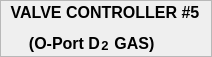
   <widget class="QFrame" name="frame_8" >
    <property name="geometry" >
     <rect>
      <x>270</x>
      <y>590</y>
      <width>212</width>
      <height>57</height>
     </rect>
    </property>
    <property name="sizePolicy" >
     <sizepolicy vsizetype="Preferred" hsizetype="Preferred" >
      <horstretch>0</horstretch>
      <verstretch>0</verstretch>
     </sizepolicy>
    </property>
    <property name="palette" >
     <palette>
      <active/>
      <inactive/>
      <disabled/>
     </palette>
    </property>
    <property name="frameShape" >
     <enum>QFrame::StyledPanel</enum>
    </property>
    <property name="frameShadow" >
     <enum>QFrame::Raised</enum>
    </property>
    <widget class="QWidget" name="layoutWidget" >
     <property name="geometry" >
      <rect>
       <x>0</x>
       <y>0</y>
       <width>210</width>
       <height>53</height>
      </rect>
     </property>
     <layout class="QVBoxLayout" >
      <item>
       <widget class="QLabel" name="label_21" >
        <property name="font" >
         <font>
          <pointsize>12</pointsize>
          <weight>75</weight>
          <bold>true</bold>
         </font>
        </property>
        <property name="text" >
         <string>VALVE CONTROLLER #5</string>
        </property>
        <property name="alignment" >
         <set>Qt::AlignCenter</set>
        </property>
       </widget>
      </item>
      <item>
       <layout class="QGridLayout" >
        <property name="horizontalSpacing" >
         <number>0</number>
        </property>
        <property name="verticalSpacing" >
         <number>0</number>
        </property>
        <item row="0" column="0" >
         <widget class="QLabel" name="label_22" >
          <property name="sizePolicy" >
           <sizepolicy vsizetype="Preferred" hsizetype="Minimum" >
            <horstretch>0</horstretch>
            <verstretch>0</verstretch>
           </sizepolicy>
          </property>
          <property name="minimumSize" >
           <size>
            <width>0</width>
            <height>0</height>
           </size>
          </property>
          <property name="font" >
           <font>
            <pointsize>12</pointsize>
            <weight>75</weight>
            <bold>true</bold>
           </font>
          </property>
          <property name="text" >
           <string>(O-Port D</string>
          </property>
          <property name="alignment" >
           <set>Qt::AlignBottom|Qt::AlignRight|Qt::AlignTrailing</set>
          </property>
         </widget>
        </item>
        <item row="0" column="1" >
         <widget class="QLabel" name="label_43" >
          <property name="sizePolicy" >
           <sizepolicy vsizetype="Preferred" hsizetype="Minimum" >
            <horstretch>0</horstretch>
            <verstretch>0</verstretch>
           </sizepolicy>
          </property>
          <property name="maximumSize" >
           <size>
            <width>10</width>
            <height>16777215</height>
           </size>
          </property>
          <property name="font" >
           <font>
            <pointsize>10</pointsize>
            <weight>75</weight>
            <bold>true</bold>
           </font>
          </property>
          <property name="text" >
           <string>2</string>
          </property>
          <property name="alignment" >
           <set>Qt::AlignBottom|Qt::AlignHCenter</set>
          </property>
         </widget>
        </item>
        <item row="0" column="2" >
         <widget class="QLabel" name="label_44" >
          <property name="sizePolicy" >
           <sizepolicy vsizetype="Preferred" hsizetype="Minimum" >
            <horstretch>0</horstretch>
            <verstretch>0</verstretch>
           </sizepolicy>
          </property>
          <property name="minimumSize" >
           <size>
            <width>0</width>
            <height>0</height>
           </size>
          </property>
          <property name="font" >
           <font>
            <pointsize>12</pointsize>
            <weight>75</weight>
            <bold>true</bold>
           </font>
          </property>
          <property name="text" >
           <string> GAS)    </string>
          </property>
          <property name="alignment" >
           <set>Qt::AlignBottom|Qt::AlignLeading|Qt::AlignLeft</set>
          </property>
         </widget>
        </item>
       </layout>
      </item>
     </layout>
    </widget>
   </widget>
